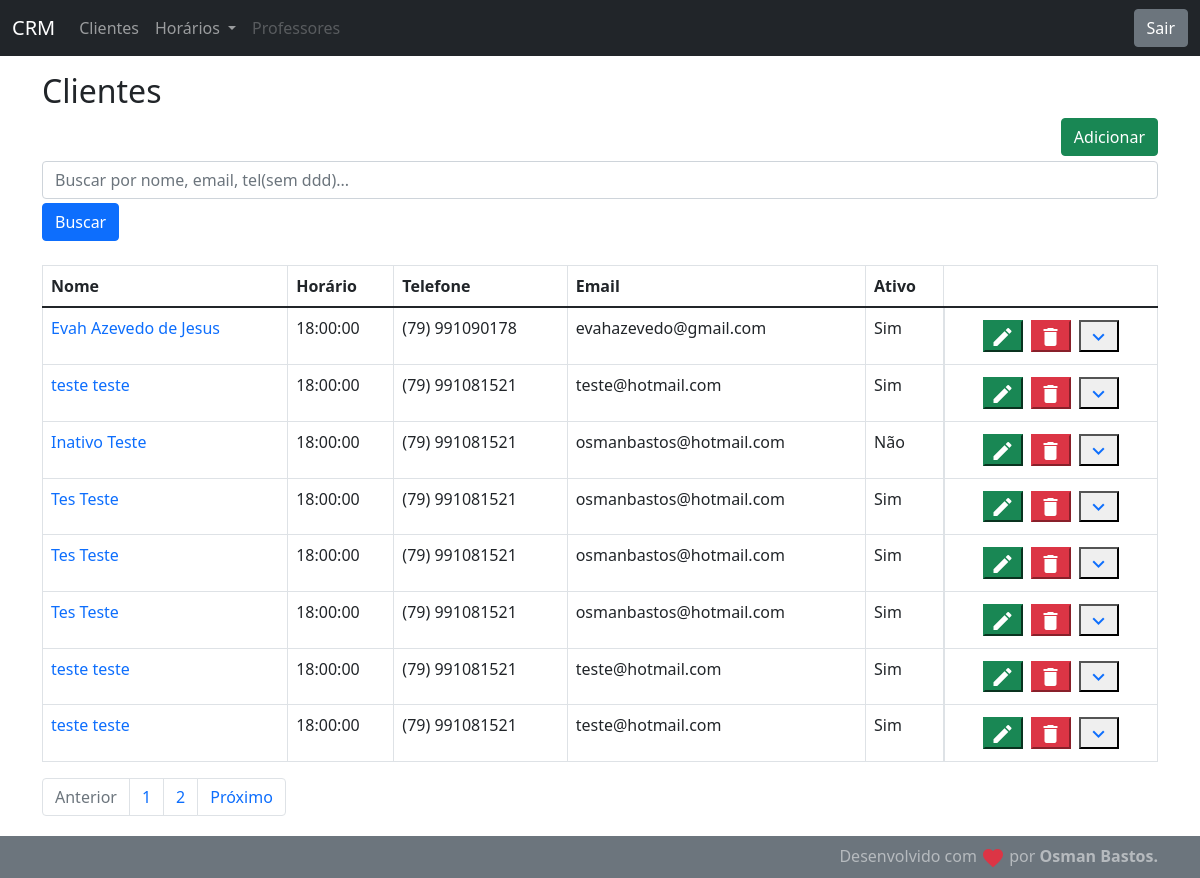
The page /customer/list/?class_time=18:00 on the database its author committed.
### customer/models.py (models this page shows, shortened)
class Customer(models.Model):
    first_name = models.CharField(max_length=30)
    last_name = models.CharField(max_length=50)
    email = models.EmailField(max_length=254)
    birth_date = models.DateField()
    cpf_field = models.CharField(max_length=11, unique=True, blank=True, null=True)
    area_code = models.CharField(max_length=2)
    phone = models.CharField(max_length=9)
    address = models.CharField(max_length=100)
    address_number = models.CharField(max_length=10)
    created_date = models.DateTimeField(auto_now_add=True)
    update_date = models.DateTimeField(auto_now=True)
    class_time = models.CharField(max_length=8, default='00:00')
    active = models.BooleanField(default=True)
    evolution_field = models.CharField(max_length=500, blank=True, null=True)
    evolution_updated = models.DateTimeField(blank=True, null=True, auto_now=True)
    def get_full_name(self):
        return self.first_name + ' ' + self.last_name
    def get_full_phone(self):
        return '(' + self.area_code + ') ' + self.phone
    def get_full_evolution(self):
        return self.evolution_updated.strftime('%d/%m/%Y %H:%M')
    def get_absolute_url(self):
        return reverse('customer:customer-update', kwargs={'id': self.id})
    def get_delete_url(self):
        return reverse('customer:customer-delete', kwargs={'id': self.id})
    class Meta:
        db_table = 'customer'

### customer/views.py (the view)
# urls.py: path("list/", CustomerListView.as_view(), name='customer-list'),
class CustomerListView(ListView):
    template_name = "customer/customer_list.html"
    paginate_by = 8
    model = Customer
    def get_queryset(self):
        query = self.request.GET.get("name")
        class_time = self.request.GET.get("class_time")
        queryset = Customer.objects.all()
        if query:
            return Customer.objects.filter(first_name__icontains=query) | Customer.objects.filter(last_name__icontains=query) | Customer.objects.filter(email__icontains=query) | Customer.objects.filter(phone__icontains=query)
        if class_time:
            return Customer.objects.filter(class_time__icontains=class_time)
        return Customer.objects.all()

### customer/templates/customer/customer_list.html (shortened to what this page needs)
{% extends "model-page.html"%}
{% block content %}
    <h2>Clientes</h2>
    <a href="{% url "customer:customer-create" %}">
        <button type="button" class="btn btn-success"
            style="float: right; margin-bottom: 5px">Adicionar</button>
    </a>
    <form>
        <div class="form-group mb-1">
            <input class="form-control" type="text" name="name" placeholder="Buscar por nome, email, tel(sem ddd)...">
        </div>
        <button type="submit" class="btn btn-primary">Buscar</button>
    <form>
    <div class="table-responsive mt-4">
        <table class="table table-bordered table-responsive-md">
            <thead>
                <tr>
                    <th>Nome</th>
                    <th>Horário</th>
                    <th>Telefone</th>
                    <th>Email</th>
                    <th>Ativo</th>
                    <th></th>
                </tr>
            </thead>
            <tbody>
                {% for customer in customer_list%}
                    <tr>
                        <td><a href="{{ customer.get_absolute_url }}">{{ customer.get_full_name }}</a></td>
                        <td>{{ customer.class_time }}</td>
                        <td>{{ customer.get_full_phone }}</td>
                        <td>{{ customer.email }}</td>
                        <td>{{ customer.active|yesno:"Sim,Não" }}</td>
                        <td style="display: flex; flex-direction: row; justify-content: center;">
                                <a href="{{ customer.get_absolute_url }}"><button type="button" class="m-1 btn-success"><i class="material-icons align-middle text-white">edit</i></button></a>
                            <form method="post" action="{{ customer.get_delete_url }}" onsubmit="return confirmDeletion();">{% csrf_token %}
                                    <button type="submit" class="m-1 btn-danger"><i class="material-icons align-middle text-white">delete</i></button>
                            </form>
                            <button type="button" class="m-1 btn-link" onclick="toggleDetails('{{ customer.id }}')"><i class="material-icons align-middle">expand_more</i></button>
                         </td>
                    </tr>
                {% endfor %}
            </tbody>
        </table>
    </div>
    <ul class="pagination">
        {% if page_obj.has_previous %}
            <li class="page-item"><a class="page-link"
                href="?page={{ page_obj.previous_page_number }}">Anterior</a></li>
        {% else %}
            <li class="page-item disabled"><a class="page-link" href="#">Anterior</a></li>
        {% endif %}
        {% for object in page_obj.paginator.page_range %}
            <li class="page-item"><a class="page-link" href="?page={{ forloop.counter }}">{{ forloop.counter }}</a></li>
        {% endfor %}
        {% if page_obj.has_next %}
            <li class="page-item"><a class="page-link"
                href="?page={{ page_obj.next_page_number }}">Próximo</a></li>
        {% else %}
            <li class="page-item disabled"><a class="page-link" href="#">Próximo</a></li>
        {% endif %}
    </ul>
{% endblock %}

### core/templates/model-page.html (style rules this page uses)
html, body { height: 100%; }
a { text-decoration: none; }

### rows shown on the page
Customer: get_full_name "Evah Azevedo de Jesus", class_time "18:00:00", get_full_phone "(79) 991090178", email "evahazevedo@gmail.com", active "Sim"
Customer: get_full_name "teste teste", class_time "18:00:00", get_full_phone "(79) 991081521", email "teste@hotmail.com", active "Sim"
Customer: get_full_name "Inativo Teste", class_time "18:00:00", get_full_phone "(79) 991081521", email "osmanbastos@hotmail.com", active "Não"
Customer: get_full_name "Tes Teste", class_time "18:00:00", get_full_phone "(79) 991081521", email "osmanbastos@hotmail.com", active "Sim"
Customer: get_full_name "Tes Teste", class_time "18:00:00", get_full_phone "(79) 991081521", email "osmanbastos@hotmail.com", active "Sim"
Customer: get_full_name "Tes Teste", class_time "18:00:00", get_full_phone "(79) 991081521", email "osmanbastos@hotmail.com", active "Sim"
Customer: get_full_name "teste teste", class_time "18:00:00", get_full_phone "(79) 991081521", email "teste@hotmail.com", active "Sim"
Customer: get_full_name "teste teste", class_time "18:00:00", get_full_phone "(79) 991081521", email "teste@hotmail.com", active "Sim"
